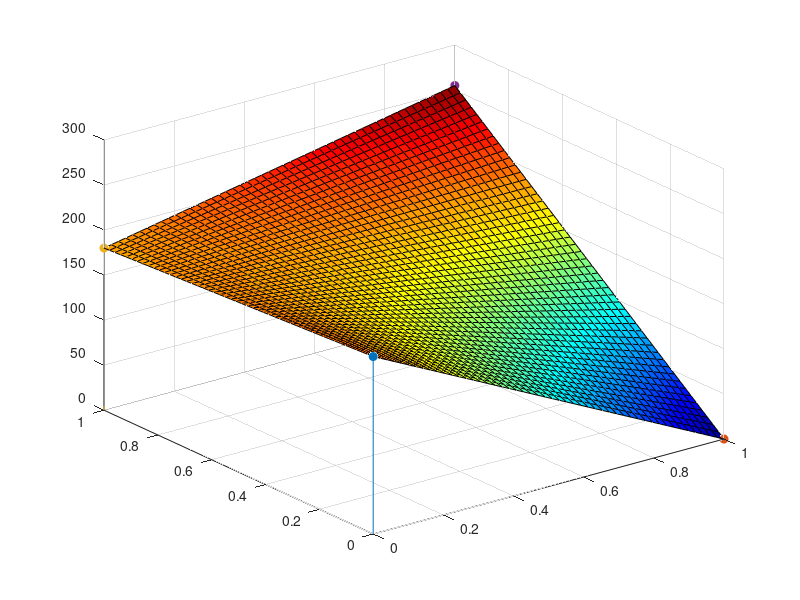

The MATLAB script that drew this image: (Note: this script raises an error after producing the figure.)
%Demonstruje bilinearni interpolaci
%Zejmena ukazuje, ze vznika kvadraticka plocha; pouze v kolmych smerech
%jsou vzdycky usecky

% 2013-14 Pavel Rajmic, VUT v Brne

% inspirovano zde: http://en.wikipedia.org/wiki/File:Bilininterp.png

X = [0 1];
Y = [0 1];

[Xcoarse, Ycoarse] = meshgrid(X,Y);
DataCoarse = [ 197 0; 180 255];
[Xfine, Yfine] = meshgrid(linspace(0,1,50), linspace(0,1,50));

DataBilinearFine = interp2(Xcoarse, Ycoarse, DataCoarse, Xfine, Yfine, 'linear');

figure
stem3(X(1), Y(1), DataCoarse(1,1), 'fill')
hold on
stem3(X(2), Y(1), DataCoarse(1,2), 'fill')
stem3(X(1), Y(2), DataCoarse(2,1), 'fill')
stem3(X(2), Y(2), DataCoarse(2,2), 'fill')
surf(Xfine, Yfine, DataBilinearFine); 
colormap(jet);
if ~isoctave
    shading flat; 
    alpha(0.75)
end

axis tight

figure
imshow(DataBilinearFine, [min(min(DataBilinearFine)), max(max(DataBilinearFine))])
axis image 
